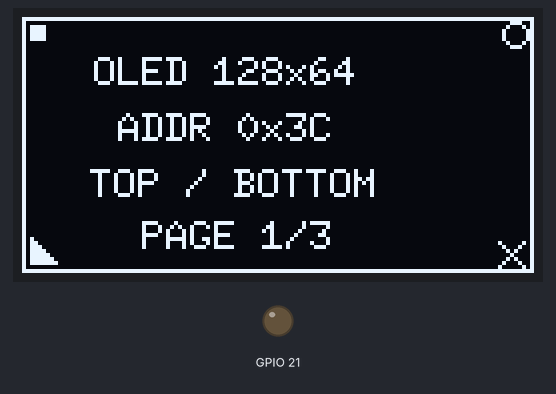
The sketch below on a simulated ESP32. Parts: 128×64 one-colour display, output pins drawn as LEDs (lit = HIGH). What the sketch prints to the serial monitor is not drawn.

Above: at 0.1 s.
At 3.1 s:
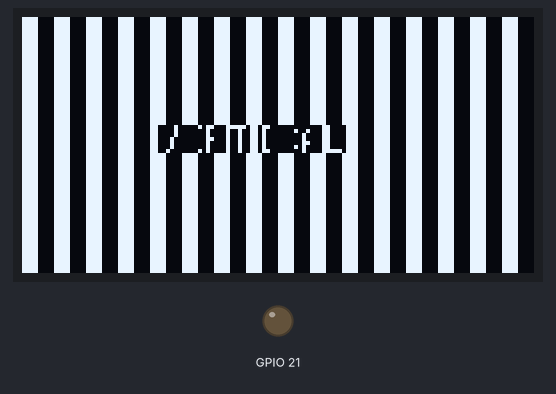
At 6.1 s:
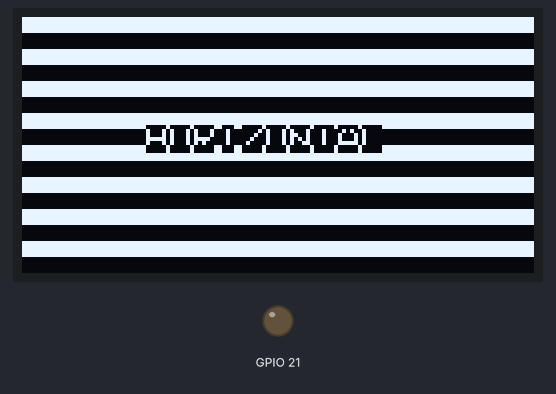

The sketch:

04_oled_display_test.ino
```cpp
#include <MiniSynthPins.h>
#include <U8g2lib.h>
#include <Wire.h>

namespace {
constexpr uint8_t OLED_ADDRESS_7BIT = 0x3C;
constexpr uint32_t PAGE_INTERVAL_MS = 3000;

// The physical module is sold as SSD1315. Its vendor-supported Arduino path
// uses the SSD1306-compatible 128x64 U8g2 constructor. The physical display
// test is the final compatibility check.
U8G2_SSD1306_128X64_NONAME_F_HW_I2C display(
    U8G2_R0,
    U8X8_PIN_NONE,
    MINI_SYNTH_PIN_I2C_SCL,
    MINI_SYNTH_PIN_I2C_SDA);

uint8_t currentPage = 0;
uint32_t pageChangedAt = 0;

void drawGeometryPage() {
  display.clearBuffer();
  display.drawFrame(0, 0, 128, 64);

  // Unique corner markers make rotation and mirroring easy to identify.
  display.drawBox(2, 2, 4, 4);                  // top-left: solid square
  display.drawCircle(123, 4, 3, U8G2_DRAW_ALL); // top-right: circle
  display.drawTriangle(2, 61, 8, 61, 2, 55);    // bottom-left: triangle
  display.drawLine(119, 56, 125, 62);           // bottom-right: X
  display.drawLine(125, 56, 119, 62);

  display.setFont(u8g2_font_6x10_tf);
  display.drawStr(18, 17, "OLED 128x64");
  display.drawStr(24, 31, "ADDR 0x3C");
  display.drawStr(17, 45, "TOP / BOTTOM");
  display.drawStr(30, 58, "PAGE 1/3");
  display.sendBuffer();
}

void drawVerticalPage() {
  display.clearBuffer();
  for (uint8_t x = 0; x < 128; x += 8) {
    display.drawBox(x, 0, 4, 64);
  }
  display.setDrawColor(2); // XOR text so it remains visible on both stripe colors.
  display.setFont(u8g2_font_6x10_tf);
  display.drawStr(34, 34, "VERTICAL");
  display.setDrawColor(1);
  display.sendBuffer();
}

void drawHorizontalPage() {
  display.clearBuffer();
  for (uint8_t y = 0; y < 64; y += 8) {
    display.drawBox(0, y, 128, 4);
  }
  display.setDrawColor(2);
  display.setFont(u8g2_font_6x10_tf);
  display.drawStr(31, 34, "HORIZONTAL");
  display.setDrawColor(1);
  display.sendBuffer();
}

void drawPage(uint8_t page) {
  switch (page) {
    case 0:
      drawGeometryPage();
      Serial.println("OLED_PAGE,1,GEOMETRY");
      break;
    case 1:
      drawVerticalPage();
      Serial.println("OLED_PAGE,2,VERTICAL_STRIPES");
      break;
    default:
      drawHorizontalPage();
      Serial.println("OLED_PAGE,3,HORIZONTAL_STRIPES");
      break;
  }
}
} // namespace

void setup() {
  // Safety first: the speaker is not part of this test.
  pinMode(MINI_SYNTH_PIN_AMP_CTRL, OUTPUT);
  digitalWrite(MINI_SYNTH_PIN_AMP_CTRL, MINI_SYNTH_AMP_DISABLE_LEVEL);

  Serial.begin(115200);
  const uint32_t waitStarted = millis();
  while (!Serial && millis() - waitStarted < 3000) {
    delay(10);
  }

  Wire.begin(MINI_SYNTH_PIN_I2C_SDA, MINI_SYNTH_PIN_I2C_SCL);
  Wire.setClock(100000);

  // U8g2 stores I2C addresses in the 8-bit form.
  display.setI2CAddress(OLED_ADDRESS_7BIT << 1);
  display.setBusClock(100000);
  display.begin();
  display.setContrast(128); // Moderate brightness for the first physical test.

  Serial.println();
  Serial.println("OLEDTEST_BEGIN");
  Serial.printf("INFO,I2C_ADDRESS,0x%02X\n", OLED_ADDRESS_7BIT);
  Serial.printf("INFO,I2C_PINS,SDA,%d,SCL,%d\n",
                MINI_SYNTH_PIN_I2C_SDA,
                MINI_SYNTH_PIN_I2C_SCL);
  Serial.printf("INFO,DISPLAY,%u,%u\n",
                display.getDisplayWidth(),
                display.getDisplayHeight());
  Serial.println("INFO,AMP,DISABLED");

  drawPage(currentPage);
  pageChangedAt = millis();
}

void loop() {
  const uint32_t now = millis();
  if (now - pageChangedAt >= PAGE_INTERVAL_MS) {
    currentPage = (currentPage + 1) % 3;
    drawPage(currentPage);
    pageChangedAt = now;
  }
}
```

Measured:
- by itself, everything shown: repeats every 9.0 s, in 3 steps
- what the display in image 1 shows lasts 3.0 s, from 3.1 s to 6.1 s
